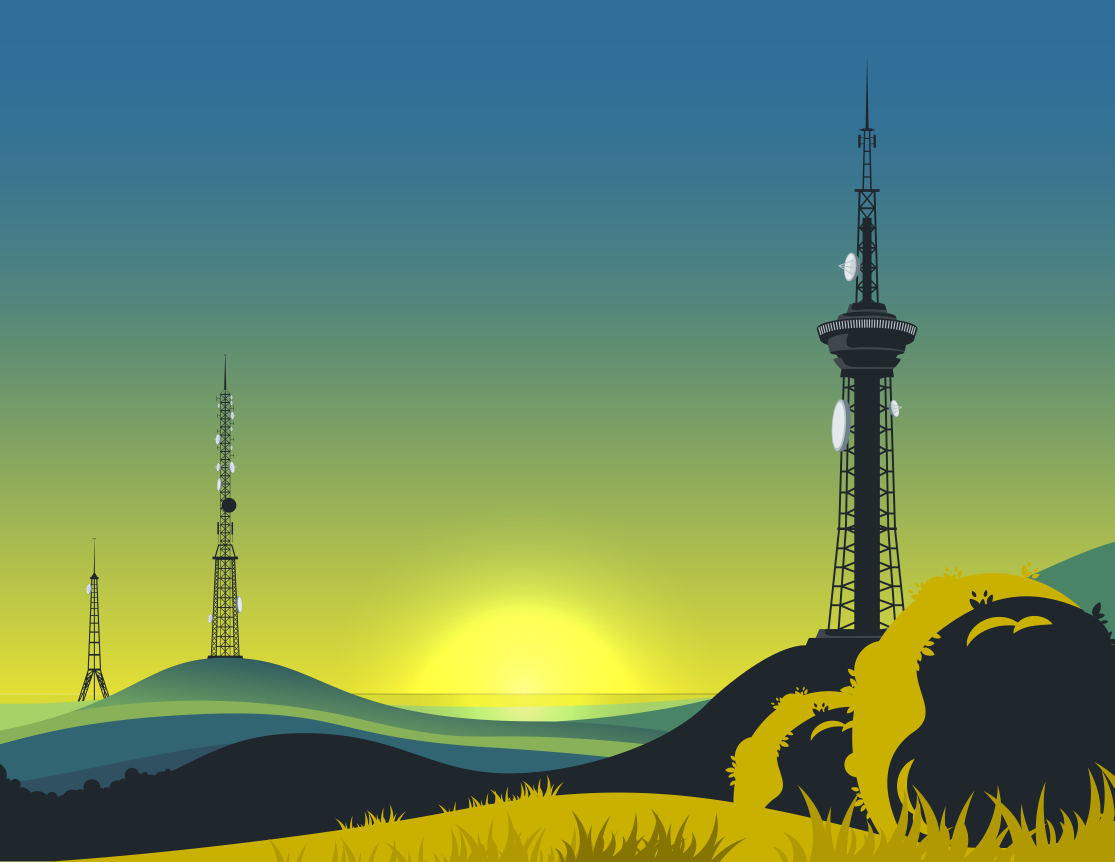
#> input picture configs/gsm-lab-wallpaper.jpg, 7800 x 6030 px (shown at 1/7 size)
$ python -i osmo-fft-snap.py   (imports and definitions only)
#> lines starting #> are read from the running program, lines starting #| are printed output that depends on the picture
#!/usr/bin/env python3
# osmo-fft-snap.py - the LIVE PANEL of the desktop: the wallpaper frame
# (tools/wallpaper-render.py, box 510,220-1410,1010 in 1920x1080), in TWO
# HALVES, each FADING to its bench once it is ready:
#
#   +-----------------------------------------------------------+
#   |  I/Q spectrum of the srsRAN UE (UL) |  srsUE console      |   4G
#   |  spectrum + waterfall (ZMQ 2001)    |  (tmux srsran:ue)   |
#   +-----------------------------------------------------------+
#   |  I/Q spectrum of the mobile (UL)    |  mobile.log (QEMU)  |   2G
#   |  spectrum + waterfall               |  last lines         |
#   +-----------------------------------------------------------+
#
# TWO HALVES, TWO BENCHES, TWO IMAGES. The frame is 790 px high and split in
# two: the top belongs to the 4G, the bottom to the 2G. Each half has ITS
# fade: as long as its bench is not there, it shows the comic strip the
# wallpaper carries at that spot (two images: a random geek comic at the top,
# Calvin & Hobbes at the bottom - tools/osmo-wallpaper.sh). One bench on, one
# live half; both, the whole panel.
#
# THE 4G IS LISTENED TO WITHOUT TAKING ANYTHING FROM IT. The srsRAN virtual
# radio is ZeroMQ in REQ/REP: the receiver ASKS for samples, and the
# transmitter ANSWERS it - once. A third party asking on the UE port (2001)
# would STEAL answers from the eNB, which would no longer have the whole
# uplink: attach fails, and with fail_on_disconnect its radio stops. So NO
# ZeroMQ socket is opened. The TCP traffic of the loopback interface is read
# through a raw capture (AF_PACKET, hence the unit runs as root), the port
# 2001 stream is followed and the ZMTP frames are cut out of it: each UE
# answer is [empty frame][long frame = N complex64 samples]. Nothing is sent
# back, nothing is consumed: srsue and srsenb cannot notice. The UE only
# transmits in bursts (PRACH, PUSCH...), and 11.52 MS/s make 92 MB/s on the
# loopback: only a 250 ms window is read per image and the PEAK of each
# spectrum bin over that window is kept, otherwise only silence between two
# bursts would be seen.
#
# 2G FFT source: the dashboard, http://127.0.0.1:8080/psd?src=ms - the same
# JSON as the FFT tab (fft1 view): freqs, psd (dB), dr, arfcn. The log: the
# stack's mobile.log (QEMU MS#1), read from the tail. On the 4G side, the log
# is the srsue console, captured in the « srsran » tmux that carries it
# (tools/osmo-lte.sh), and /tmp/ue.log as fallback.
#
#   /run/osmo-fft/panel.png   900x790   (wallpaper coordinates; osmo-panel.py
#                                        scales it to the screen)
#
# Launched by osmo-fft-snap.service. Depends only on Pillow and the DejaVu
# fonts, present on the image as on the host; numpy for the 4G FFT (without
# it, the top half says so and stays on its comic strip).
import glob
import json
import os
import re
import socket
import struct
import subprocess
import sys
import threading
import time
import urllib.request

from PIL import Image, ImageDraw, ImageFont

URL = os.environ.get("OSMO_FFT_URL", "http://127.0.0.1:8080/psd")
# DOWNLINK AS BACKGROUND, UPLINK ON TOP. The uplink alone (src=ms) only has
# signal when the mobile transmits (RACH, dedicated channel): in between the
# panel would show a flat floor. The downlink (src=bts, /tmp/iq_fft.fifo
# filled by pont.py) continuously carries the BCCH, the CCCH and hence the
# paging. It is drawn permanently, and the uplink is overlaid in orange as
# soon as it carries a burst.
# OSMO_FFT_2G=ms shows the uplink alone.
FFT_2G = os.environ.get("OSMO_FFT_2G", "bts+ms")
UL_ACTIF_DB = float(os.environ.get("OSMO_FFT_UL_ACTIF_DB", "20"))
OUT = os.environ.get("OSMO_FFT_DIR", "/run/osmo-fft")
PERIOD = float(os.environ.get("OSMO_FFT_PERIOD", "1"))
FADE_S = float(os.environ.get("OSMO_FFT_FADE", "3"))
# Opacity of the bench OVER the background image, once the fade is done.
#
# 1.0: with a lower value the comic strip would show through the log and the
# spectrum (the black strokes of the drawing between the mobile.log lines, the
# spectrum on a patterned background) and both would be lost. The fade stays:
# it is what moves from the image to the bench and back (FADE_S), and during
# those three seconds the two overlap. OSMO_FFT_OPACITY=0.86 lets the image
# show through for whoever wants to try.
OPACITY = max(0.0, min(1.0, float(os.environ.get("OSMO_FFT_OPACITY", "1.0"))))
# State written by tools/osmo-wallpaper.sh: is there a strip in the wallpaper?
# Without network, gocomics does not render the image and the wallpaper goes
# out WITHOUT strip - the frame is then empty, and blending the bench over
# nothing only dulls the spectrum and the log. In that case the panel goes to
# full opacity: no png, but mobile.log and the FFT stay sharp.
STRIP_STATE = os.environ.get("OSMO_WP_STATE", "/var/cache/osmo-wallpaper/strip.state")
WALLPAPER = os.environ.get("OSMO_WP_FILE", "/usr/share/backgrounds/gsm-lab-wallpaper.jpg")
# ── WHAT LIES UNDER THE PANEL: THE WHOLE ILLUSTRATION ───────────────────────
# The default wallpaper is an image without frame, and the GNOME desktop
# carries what the operator puts there (configs/gsm-lab-fond.jpg): cutting a
# box out of it would give an enlarged piece of sky and hill, meaningless.
# In « entier » mode the panel therefore shows the bench illustration WHOLE
# (pylons, sun, hill), fitted into its box - the top and bottom left free by
# the aspect ratio are filled with the same image, blurred and darkened,
# rather than two black bands.
#
# The composed render keeps its path: when osmo-wallpaper.sh has run and
# written FOND= in strip.state, THAT file is cropped - its frames are exactly
# where the box expects them. OSMO_FFT_FOND=decoupe forces the crop on
# $OSMO_WP_FILE.
# ONE SCENE. The illustration and the GNOME wallpaper come from the same
# drawing (tools/paysage-render.py): the wallpaper is the bare landscape, the
# illustration is the BOX crop of that landscape WITH the pylons. It thus
# already has the W x H format (900/790): « entier » fits it without band,
# and the antennas look planted into the desktop by the panel. The shipped
# files are a retouched version of that render, chosen on the bench.
ILLUSTRATION = os.environ.get("OSMO_FFT_IMAGE", "/usr/share/backgrounds/gsm-lab-wallpaper.jpg")
# NO IMAGE IN THE CENTRE. By default (« aucun ») the panel background is
# TRANSPARENT: bench down, the desktop shows; bench up, the two panes
# (spectrum, log) sit on top at PANEL_ALPHA opacity - not less, a spectrum
# over a light landscape is unreadable. panel.png is RGBA, osmo-panel.py
# displays it on a window that is itself transparent.
# OSMO_FFT_FOND=entier (the illustration) or decoupe give the image backgrounds.
FOND_MODE = os.environ.get("OSMO_FFT_FOND", "aucun")
PANEL_ALPHA = max(0.0, min(1.0, float(os.environ.get("OSMO_FFT_PANEL_ALPHA", "0.8"))))
PANEL = (8, 10, 14, int(round(255 * PANEL_ALPHA)))
# ── WHERE THE MOBILE LOG IS ─────────────────────────────────────────────────
# ONE PATH, PUBLISHED BY start-native.sh. mobile.log lives under LOG_DIR
# (= RUN_DIR/logs: /run/user/<uid>/osmo-nitb/logs, or /tmp/osmo-nitb without
# XDG_RUNTIME_DIR - environment/paths.env), and in --dsp under the c54x_exe
# RUNDIR (/tmp/c54x-pont). start-native.sh writes the actual path to
# /run/osmo-banc/mobile-log (like ms1-vty for the VTY port) and into the
# systemd environment (OSMO_MOBILE_LOG).
# Order: the published file; OSMO_MOBILE_LOG; else the most recent of the
# known locations; else the default. Resolved at every render: the log
# appears AFTER the panel is launched.
MOBILE_LOG_CANDIDATS = ("/run/user/*/osmo-nitb/logs/mobile.log",
                        "/tmp/osmo-nitb/logs/mobile.log",
                        "/tmp/c54x-pont/mobile.log")
MOBILE_LOG_DEFAUT = "/run/user/0/osmo-nitb/logs/mobile.log"


# [22 lines left out: function mobile_log_path, not called in this run]


# The operator selected in the panel (tools/osmo-panel.py, arrows): OP=,
# MODE=, IP=, NAME=, DASH=. Absent or native: the local dashboard and log.
OP_FILE = os.path.join(OUT, "operator")
# The panel box in the wallpaper (wallpaper-render.py, main()):
# THE FOUR FILES THAT KNOW IT MUST STAY IN AGREEMENT -
# wallpaper-render.py, osmo-fft-snap.py, osmo-panel.py, osmo-launcher.py.
BOX = (510, 220, 1410, 1010)
W, H = BOX[2] - BOX[0], BOX[3] - BOX[1]
# The two halves, in image coordinates: (top y, bottom y). The wallpaper
# draws two frames separated by ECART px (the two images), and each live half
# covers exactly its own.
ECART = 8
HH = (H - ECART) // 2
HAUT = (0, HH)
BAS = (H - HH, H)
PAD = 18
# FOOT = 0: NO FOOTER BAND. The content - spectrum, waterfall, log - takes
# the whole height, and only the buttons remain, laid on top in the corner
# (they carry the operator number, so a footer line would say nothing more).
# FOOT stays named: the geometry is expressed with it, and setting it to 30
# gives a footer band.
FOOT = 0
FONT_DIR = "/usr/share/fonts/truetype/dejavu"
ANSI = re.compile(r"\x1b\[[0-9;]*[A-Za-z]|\x07")
# ── THE LOG COLOURS ARE ALREADY IN THE LOG ──────────────────────────────────
# mobile.log is written WITH its ANSI codes (osmocom colours by subsystem:
# « \033[0;31m<0004> gsm322.c:... \033[0;m »). The colour the log carries is
# rendered as is, with the Tango palette - the one of the image's
# gnome-terminal profile (85-installeur-bureau.sh) - so the reading matches
# the terminal.
SGR = re.compile(r"\x1b\[([0-9;]*)m")
TANGO = {
    "30": (85, 87, 83),    "31": (204, 0, 0),     "32": (78, 154, 6),
    "33": (196, 160, 0),   "34": (52, 101, 164),  "35": (117, 80, 123),
    "36": (6, 152, 154),   "37": (211, 215, 207),
}
TANGO_VIF = {
    "30": (128, 130, 126), "31": (239, 41, 41),   "32": (138, 226, 52),
    "33": (252, 233, 79),  "34": (114, 159, 207), "35": (173, 127, 168),
    "36": (52, 226, 226),  "37": (238, 238, 236),
}
LOG_DEFAUT = (200, 210, 225)


# [13 lines left out: function couleur_ansi, not called in this run]


def font(name, size):
    try:
        return ImageFont.truetype(os.path.join(FONT_DIR, name), size)
    except OSError:
        return ImageFont.load_default()


F_TITLE = font("DejaVuSansMono-Bold.ttf", 15)
F_SMALL = font("DejaVuSansMono.ttf", 12)
F_LOG = font("DejaVuSansMono.ttf", 12)
#> further down, picture is the input picture: PIL image 7800x6030 RGB; mean R, G, B 102.4, 135.6, 97.8


# [55 lines left out: functions palette_sdr, operator, fetch, normalize, resample, not called in this run]


_strip = {"mtime": None, "present": True, "fond": ""}


# [40 lines left out: functions _lire_strip_state, strip_present, _source_fond, not called in this run]


def _ajuster(im):
    """The WHOLE image in W x H: fitted and centred; the rest of the box is the
    same image filling it, blurred and darkened (no black bands)."""
    from PIL import ImageEnhance, ImageFilter
    im.thumbnail((2 * W, 2 * H), Image.LANCZOS)       # 1800x1580 (or more): fast enough
    sw, sh = im.size
    s = max(W / sw, H / sh)
    fond = im.resize((max(W, int(sw * s + 0.5)), max(H, int(sh * s + 0.5))), Image.LANCZOS)
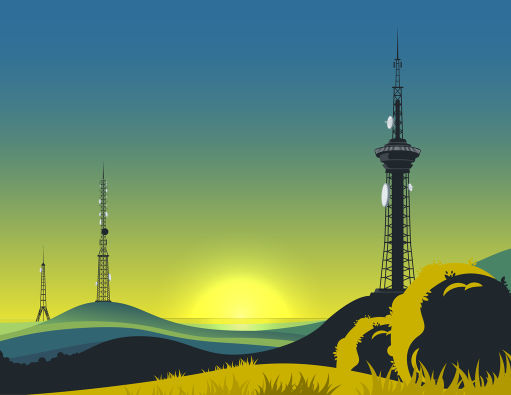
#> fond: PIL image 1022x790 RGB (shown at 1/2 size); mean R, G, B 102.4, 135.6, 97.8
    x0, y0 = (fond.width - W) // 2, (fond.height - H) // 2
    fond = fond.crop((x0, y0, x0 + W, y0 + H)).filter(ImageFilter.GaussianBlur(18))
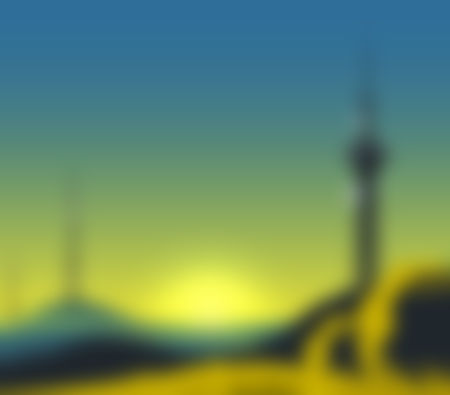
#> fond: PIL image 900x790 RGB (shown at 1/2 size); mean R, G, B 103.9, 136.7, 97.4
    fond = ImageEnhance.Brightness(fond).enhance(0.5)
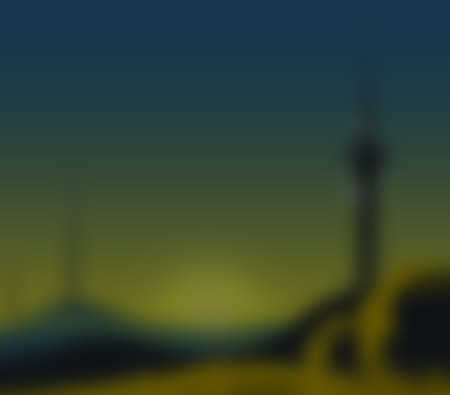
#> fond: PIL image 900x790 RGB (shown at 1/2 size); mean R, G, B 51.7, 68.1, 48.5
    s = min(W / sw, H / sh)
    dev = im.resize((max(1, int(sw * s)), max(1, int(sh * s))), Image.LANCZOS)
    fond.paste(dev, ((W - dev.width) // 2, (H - dev.height) // 2))
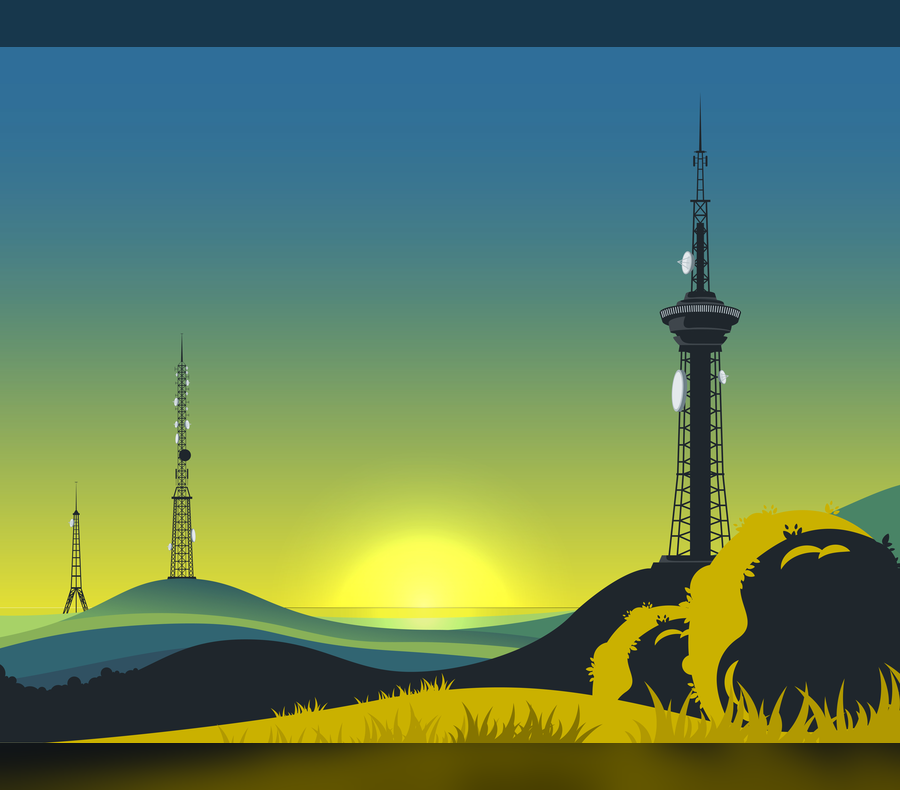
#> fond: PIL image 900x790 RGB; mean R, G, B 95.7, 126.4, 91.1
    return fond


# ── THE PANEL BACKGROUND, REREAD WHEN IT CHANGES ────────────────────────────
# The mtime of the chosen file is followed (and the file itself:
# osmo-wallpaper.sh may change it on the day it runs).
_base = {"cle": None, "img": None}


# [30 lines left out: function base_image, not called in this run]


def base_moitie(m):
    """The piece of background under one half of the panel (HAUT or BAS)."""
    return base_image().crop((0, m[0], W, m[1]))


# ── THE MOBILE LOG ──────────────────────────────────────────────────────────
# The name of the file read in each container (mobile.log, rvinterf.log...),
# filled by tail_lines for the panel title.
JOURNAL_DOCKER_NOM = {}


# [60 lines left out: function tail_lines, not called in this run]


# ── THE BENCH: SPECTRUM ON THE LEFT, LOG ON THE RIGHT ───────────────────────
history = []


# ── THE HUB VIEW: SS7, NOT AN FFT ───────────────────────────────────────────
# An M3UA hub has no radio: no /psd to query, no ARFCN, no mobile.log. An
# empty FFT on the central node of the bench would be useless precisely when
# one is looking for why SS7 does not pass.
#
# What a hub does have: a connectivity matrix (who talks to whom), its ASPs,
# its routes, and a log. That is what is shown.
#
# The matrix comes from the CACHE filled by tools/conky-osmo-status.sh
# (--refresh-matrix, from checks/ss7_check.sh): the measurement takes a
# minute, it has no place in a 1 Hz render loop. The same file as the Conky
# is read - one measurement, two displays. The Conky ${colorN} tags are
# stripped here and rendered as Pillow colours.
MATRIX_FILE = os.path.join(OUT, "ss7-matrix")
CONKY_TAG = re.compile(r"\$\{color[0-9]?\}")
COUL_SS7 = {"self": (88, 166, 255), "via": (63, 185, 80), "FAIL": (248, 81, 73)}


# [7 lines left out: function matrice_lignes, not called in this run]


# The places where the hub writes, in the order they are tried.
#
# `docker logs osmo-inter-stp` is EMPTY by design: the container's command is
# `sleep infinity`, and osmo-stp is launched AFTERWARDS by `docker exec` in a
# tmux, its output going through a `tee` to a file. None of that crosses the
# container's standard stream. So the file is read INSIDE the container;
# docker logs remains the last resort, for an image that would launch the
# STP differently.
HUB_LOGS = ("/tmp/osmo-stp.log", "/var/log/osmocom/osmo-stp.log")


# [178 lines left out: functions hub_journal, render_interstp, render_live, not called in this run]


# ── THE 4G: THE srsRAN UE, RAW-CAPTURED ON THE LOOPBACK ─────────────────────
# See the header: no ZeroMQ socket, the TCP of the UE port is read as it
# passes on lo and the ZMTP frames are cut out of it. Settings:
#   OSMO_LTE_TAP_PORT    the « tx » ZMQ port of srsue (2001; 2000 = the eNB,
#                        hence the downlink, for whoever prefers to see it)
#   OSMO_LTE_TAP_IFACE   the interface (lo)
#   OSMO_LTE_TAP_WINDOW  the listening window per image, in s (0.25)
#   OSMO_SRSRAN_UE_CONF  the ue.conf to read for the EARFCN and the rate
#   OSMO_SRSRAN_TMUX     the tmux (-L) carrying srsue, window « ue »
#   OSMO_SRSRAN_UE_LOG   the srsue log, failing the tmux
LTE_PORT = int(os.environ.get("OSMO_LTE_TAP_PORT", "2001"))
LTE_IFACE = os.environ.get("OSMO_LTE_TAP_IFACE", "lo")
LTE_FENETRE = float(os.environ.get("OSMO_LTE_TAP_WINDOW", "0.25"))
LTE_NFFT = 1024
LTE_UE_CONF = os.environ.get("OSMO_SRSRAN_UE_CONF", "/root/.config/srsran/ue.conf")
LTE_TMUX = os.environ.get("OSMO_SRSRAN_TMUX", "srsran")
# tools/osmo-lte.sh launches srsue with --log.filename=/tmp/osmo-lte-ue.log
# (which overrides the « filename = /tmp/ue.log » of ue.conf) and its STANDARD
# OUTPUT into /tmp/osmo-lte-ue.console - that is where « Found PLMN », « RRC
# Connected », « Network attach successful » are. The tmux -L srsran only
# exists if it was opened by hand.
LTE_UE_LOG = os.environ.get("OSMO_SRSRAN_UE_LOG", "/tmp/osmo-lte-ue.log")
LTE_UE_CONSOLE = os.environ.get("OSMO_SRSRAN_UE_CONSOLE", "/tmp/osmo-lte-ue.console")
LTE_UE_SOURCES = [LTE_UE_CONSOLE, LTE_UE_LOG, "/tmp/ue.log"]
# The marker of a ZMTP answer from the UE: the empty frame of the REQ/REP
# (0x01 = « there is another one », size 0), then the header of a long frame
# (0x02, 8-byte big-endian size, whose first five bytes are zero as long as
# it is under 2^24 bytes - a one-second frame would be 92 M).
ZMTP_MARQUE = b"\x01\x00\x02\x00\x00\x00\x00\x00"
try:
    import numpy as np
except ImportError:      # the 4G half will say so; the 2G does not need it
    np = None


# [34 lines left out: functions _tcp_ecoute, srsran_ue_conf, not called in this run]


class SondeLte(threading.Thread):
    """Listens for the 4G half: etat = {psd (dB, LTE_NFFT bins, centre in the
    middle), crete (max amplitude seen), trames, erreur, t}. Only runs when
    the UE port is open - otherwise nothing to listen to, and nothing to open."""

    # [131 lines left out: functions __init__, run, capture, _queue_fichier, srsran_journal, not called in this run]


historique_lte = []


# [150 lines left out: functions render_lte, write, main, not called in this run]


# [2 lines not run here, left out]

>>> from PIL import Image
>>> picture = Image.open('../configs/gsm-lab-wallpaper.jpg')
>>> result = _ajuster(picture)

$ run again, on configs/gsm-lab-fond.jpg
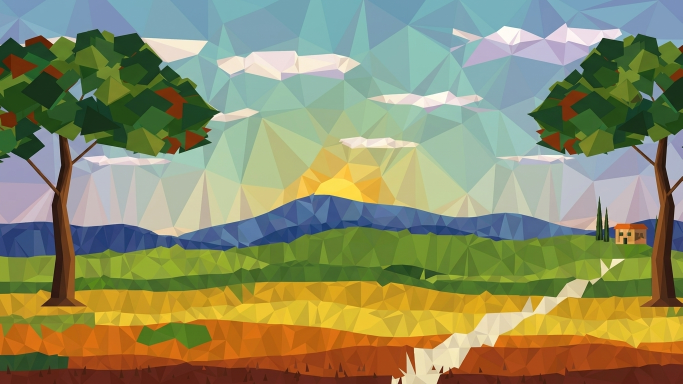
#> input picture configs/gsm-lab-fond.jpg, 1365 x 768 px (shown at 1/2 size)
#> picture is the input picture: PIL image 1365x768 RGB; mean R, G, B 139.6, 141.3, 103.3
#> in _ajuster, `fond = ImageEnhance.Brightness(fond).enhance(0.5)`:
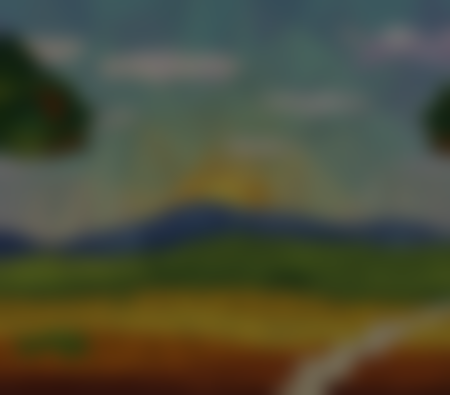
#> fond: PIL image 900x790 RGB (shown at 1/2 size); mean R, G, B 74.7, 76.8, 56.7
#> in _ajuster, `fond.paste(dev, ((W - dev.width) // 2, (H - dev.height) // 2))`:
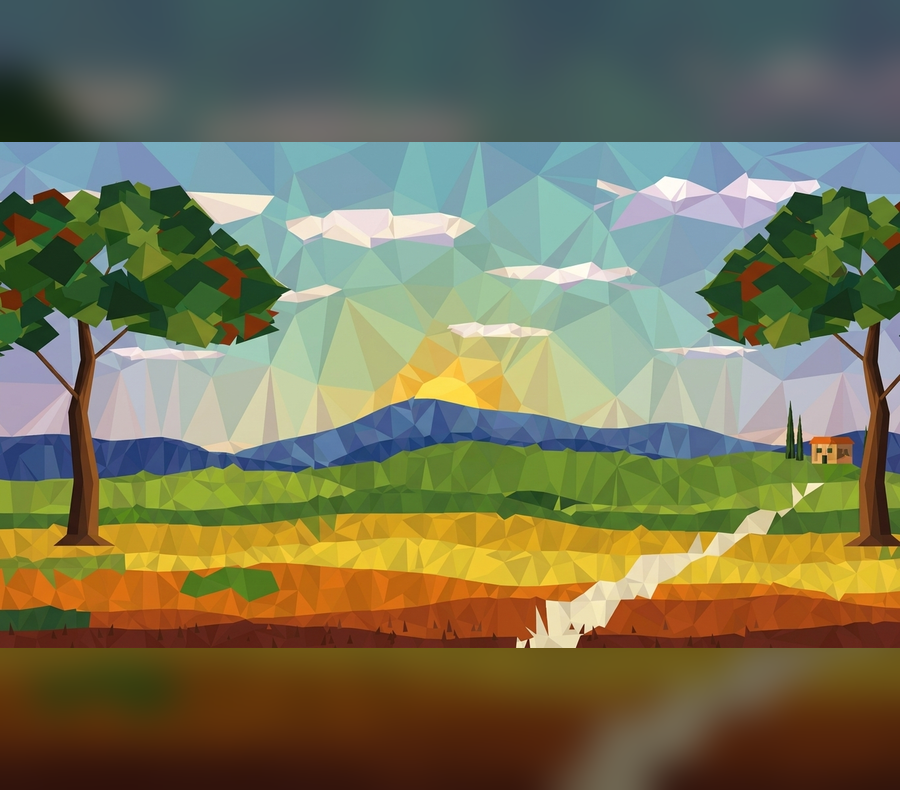
#> fond: PIL image 900x790 RGB; mean R, G, B 117.6, 116.2, 86.3
